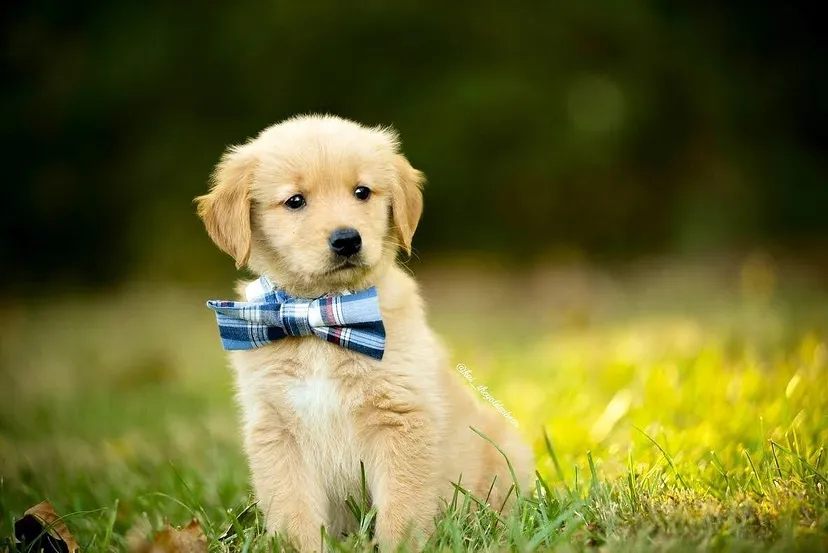
#> input picture Dog.webp, 828 x 553 px
$ python Bluroperations.py
#> lines starting #> are read from the running program, lines starting #| are printed output that depends on the picture
#Managing the imports
import cv2
import numpy as np

#reading a image from computer and taking dimensions
img = cv2.imread('Dog.webp')
#> img is the input picture: shape (553, 828, 3); mean B, G, R 47.8, 106, 106.7
rows, cols = img.shape[:2]
#> rows = 553; cols = 828

#Kernel Blurring using filter2D()
kernel_25 = np.ones((25,25), np.float32) / 625.0
output_kernel = cv2.filter2D(img, -1, kernel_25)
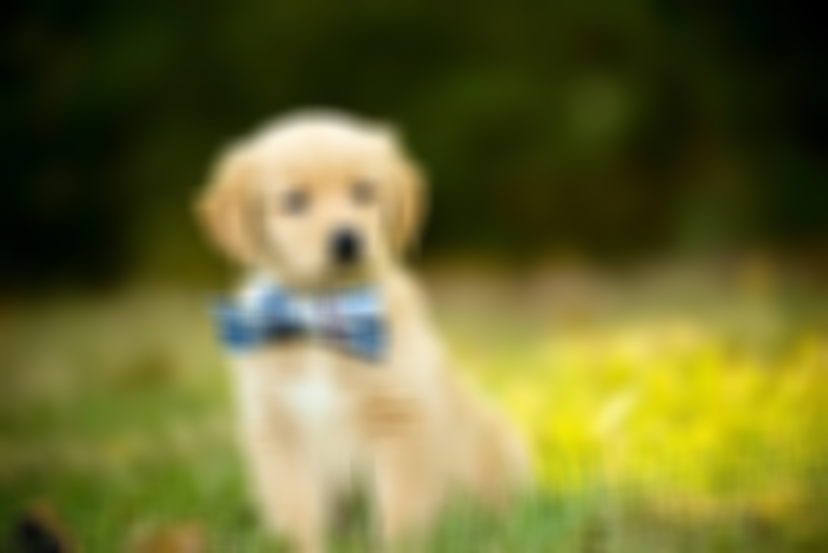
#> output_kernel: shape (553, 828, 3); mean B, G, R 47.8, 106, 106.7

#Boxfilter and blur function blurring
output_blur = cv2.blur(img, (25,25))
output_box = cv2.boxFilter(img, -1, (5,5), normalize=False)
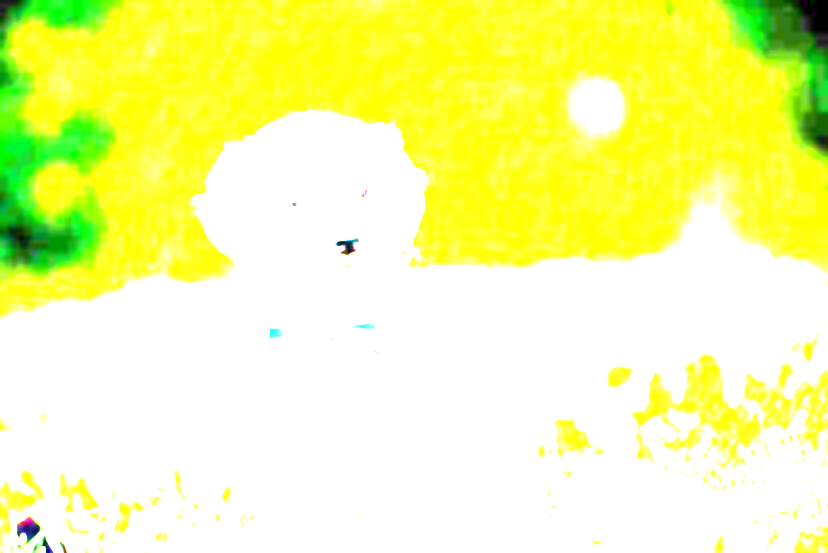
#> output_box: shape (553, 828, 3); mean B, G, R 158.7, 251.8, 243.5

#gaussian Blur
output_gaus = cv2.GaussianBlur(img, (5,5), 0)

#median Bur (reduction of noise)
output_med = cv2.medianBlur(img, 5)

#Bilateral filtering (Reduction of noise + Preserving of edges)

output_bil = cv2.bilateralFilter(img, 5, 6, 6)

cv2.imshow('kernel blur', output_kernel)
cv2.imshow('Blur() output', output_blur)
cv2.imshow('Box filter', output_box)
cv2.imshow('Gaussian', output_gaus)
cv2.imshow('Bilateral', output_bil)
cv2.imshow('Median Blur', output_med)
cv2.imshow('Original', img)
cv2.waitKey(0)
cv2.destroyAllWindows()
